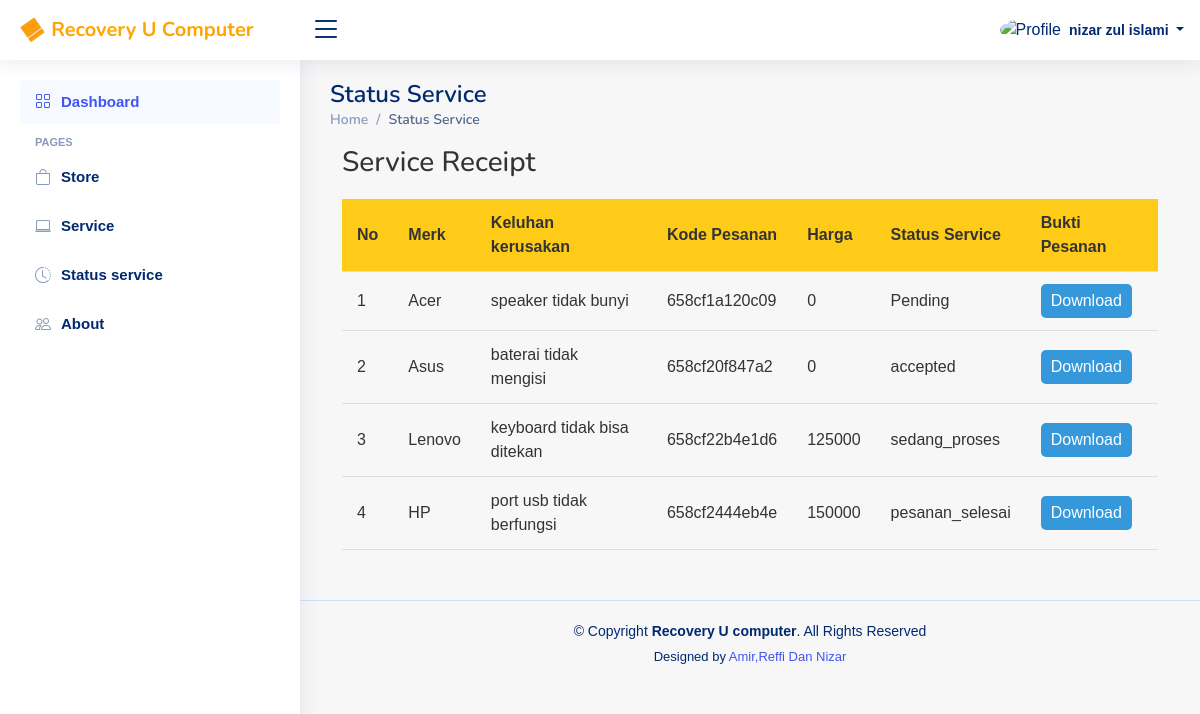
/user/content/status/status.php (signed in), run on the app's committed database.
### tables this page shows
CREATE TABLE `service_requests` (
  `id_pesan` int(50) NOT NULL,
  `merk` varchar(50) NOT NULL,
  `detail` text NOT NULL,
  `create_at` timestamp NOT NULL DEFAULT current_timestamp(),
  `token` varchar(100) DEFAULT NULL,
  `tanggal` date DEFAULT NULL,
  `jam` varchar(20) DEFAULT NULL,
  `nama_lengkap` varchar(100) DEFAULT NULL,
  `telepon` varchar(20) DEFAULT NULL,
  `status` varchar(20) NOT NULL DEFAULT 'pending',
  `price` int(200) NOT NULL
);

### user/content/status/status.php (the view, shortened to what this page needs)
<?php
class DatabaseManager
{
  protected $conn;
  public function __construct($connection)
  {
    $this->conn = $connection;
  }
  public function executeQuery($query)
  {
    return mysqli_query($this->conn, $query);
  }
  public function getProducts()
  {
    return $this->executeQuery("SELECT id_pesan, merk, detail, token, price, status FROM service_requests ORDER BY id_pesan ASC");
  }
}
class ProductService extends DatabaseManager
{
  public function displayProducts()
  {
    $products = $this->getProducts();
    $index = 1;
    if (mysqli_num_rows($products) > 0) {
      while ($row = mysqli_fetch_assoc($products)) {
        echo '<tr>
                <td>' . $index . '</td>
                <td>' . $row['merk'] . '</td>
                <td>' . $row['detail'] . '</td>
                <td>' . $row['token'] . '</td>
                <td>' . $row['price'] . '</td>
                <td>';
        $index++;
        if ($row['status'] == 'pending') {
          echo '<span class="pending-label">Pending</span>';
        } else {
          echo $row['status'];
        }
        echo '<td><a href="struk.php?id=' . $row['id_pesan'] . '">Download</a></td>';
      }
    } else {
      echo "No data found";
    }
  }
}
require_once("../../core/connection.php");
$productService = new ProductService($conn);
?>
<main id="main" class="main">
  <div class="pagetitle">
    <h1>Status Service</h1>
    <nav>
      <ol class="breadcrumb">
        <li class="breadcrumb-item"><a href="../dashboard/dashboard.php">Home</a></li>
        <li class="breadcrumb-item active">Status Service</li>
      </ol>
    </nav>
  </div>
  <section class="section dashboard">
    <div class="row">
      <h3>Service Receipt</h3>
      <div class="table-container">
        <table class="receipt-table">
          <thead>
            <tr>
              <th>No</th>
              <th>Merk</th>
              <th>Keluhan kerusakan</th>
              <th>Kode Pesanan</th>
              <th>Harga</th>
              <th>Status Service</th>
              <th>Bukti Pesanan</th>
            </tr>
          </thead>
          <tbody>
            <?php $productService->displayProducts(); ?>
          </tbody>
        </table>
      </div>
    </div>
  </section>
</main>

### assets/css/style.css (style rules this page uses)
:root { scroll-behavior: smooth; }
body { font-family: "Open Sans", sans-serif; background: #f6f9ff; color: #444444; }
a { color: #4154f1; text-decoration: none; }
h1, h2, h3, h4, h5, h6 { font-family: "Nunito", sans-serif; }
#main { margin-top: 60px; padding: 20px 30px; transition: all 0.3s; }
.pagetitle { margin-bottom: 10px; }
.pagetitle h1 { font-size: 24px; margin-bottom: 0; font-weight: 600; color: #012970; }
.breadcrumb { font-size: 14px; font-family: "Nunito", sans-serif; color: #899bbd; font-weight: 600; }
.breadcrumb a { color: #899bbd; transition: 0.3s; }
.breadcrumb .breadcrumb-item::before { color: #899bbd; }
.breadcrumb .active { color: #51678f; font-weight: 600; }
@media (min-width: 1200px) { #main, #footer { margin-left: 300px; } }
body { font-family: 'Poppins', sans-serif; overflow-x: hidden; text-rendering: optimizeLegibility; -webkit-font-smoothing: antialiased; -moz-osx-font-smoothing: grayscale; }
a { text-decoration: none !important; }
h1, h2, h3, h4, h5, h6 { margin: 0px; }

### user/content/status/status.php (style rules this page uses)
body { font-family: Arial, sans-serif; margin: 0; padding: 0; background-color: #f7f7f7; color: #333; }
.section { margin-bottom: 30px; }
.row { margin: 0 auto; max-width: 1200px; }
h1, h3 { margin-top: 0; }
.table-container { overflow-x: auto; }
.receipt-table { width: 100%; border-collapse: collapse; margin-top: 20px; }
.receipt-table th, .receipt-table td { padding: 12px 15px; text-align: left; border-bottom: 1px solid #ddd; }
.receipt-table th { background-color: #FFCB19; font-weight: bold; }
.receipt-table td a { display: inline-block; padding: 5px 10px; background-color: #3498db; color: #fff; text-decoration: none; border-radius: 5px; }

### data on the page
service_requests: merk "Acer", detail "speaker tidak bunyi", token "658cf1a120c09", price "0", status "Pending"
service_requests: merk "Asus", detail "baterai tidak mengisi", token "658cf20f847a2", price "0", status "accepted"
service_requests: merk "Lenovo", detail "keyboard tidak bisa ditekan", token "658cf22b4e1d6", price "125000", status "sedang_proses"
service_requests: merk "HP", detail "port usb tidak berfungsi", token "658cf2444eb4e", price "150000", status "pesanan_selesai"

### other printed values
$_SESSION['user_name'] "nizar zul islami"
